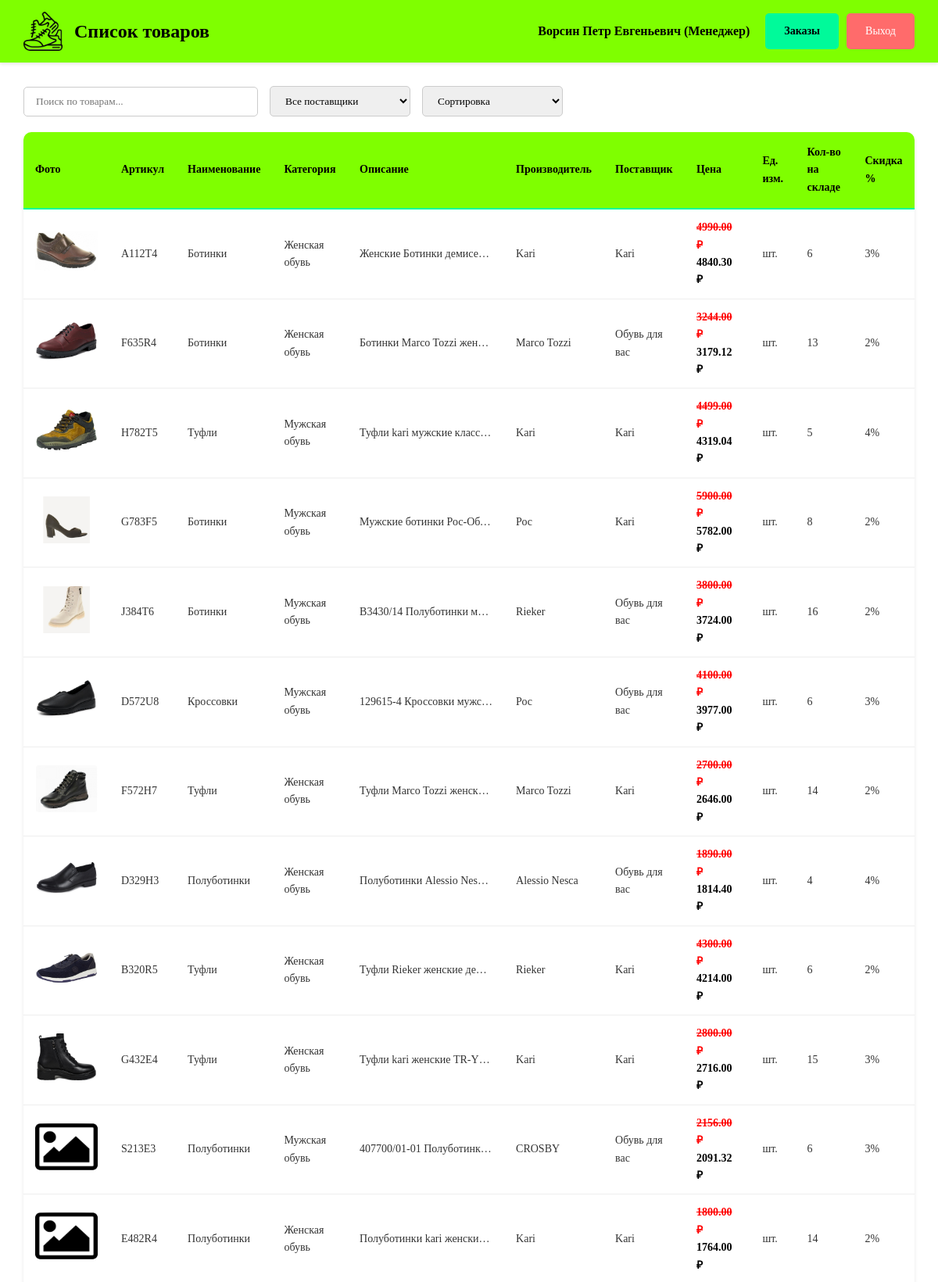
Screenshot of /products (signed in, upper part) with the database file from the repository.
### tables this page shows
CREATE TABLE products (
            id INTEGER PRIMARY KEY AUTOINCREMENT,
            article TEXT NOT NULL UNIQUE,
            name TEXT NOT NULL,
            unit TEXT NOT NULL,
            price REAL NOT NULL,
            supplier_id INTEGER NOT NULL,
            manufacturer_id INTEGER NOT NULL,
            category_id INTEGER NOT NULL,
            discount INTEGER DEFAULT 0,
            stock_quantity INTEGER DEFAULT 0,
            description TEXT,
            photo_path TEXT,
            FOREIGN KEY (supplier_id) REFERENCES suppliers(id),
            FOREIGN KEY (manufacturer_id) REFERENCES manufacturers(id),
            FOREIGN KEY (category_id) REFERENCES categories(id)
        );

CREATE TABLE categories (
            id INTEGER PRIMARY KEY AUTOINCREMENT,
            name TEXT NOT NULL UNIQUE
        );

CREATE TABLE manufacturers (
            id INTEGER PRIMARY KEY AUTOINCREMENT,
            name TEXT NOT NULL UNIQUE
        );

CREATE TABLE suppliers (
            id INTEGER PRIMARY KEY AUTOINCREMENT,
            name TEXT NOT NULL UNIQUE
        );

### app.py (the view, shortened to what this page needs)
@app.route('/products')
def products():
    if 'role' not in session:
        return redirect(url_for('login'))
    role = session['role']
    search = request.args.get('search', '')
    supplier_filter = request.args.get('supplier', '')
    sort = request.args.get('sort', '')
    conn = get_db_connection()
    suppliers = conn.execute("SELECT * FROM suppliers ORDER BY name").fetchall()
    query = '''
        SELECT p.*, s.name as supplier_name, m.name as manufacturer_name, c.name as category_name
        FROM products p
        JOIN suppliers s ON p.supplier_id = s.id
        JOIN manufacturers m ON p.manufacturer_id = m.id
        JOIN categories c ON p.category_id = c.id
        WHERE 1=1
    '''
    params = []
    if role in ['Менеджер', 'Администратор'] and supplier_filter:
        query += " AND p.supplier_id = ?"
        params.append(supplier_filter)
    if role in ['Менеджер', 'Администратор']:
        if sort == 'stock_asc':
            query += " ORDER BY p.stock_quantity ASC"
        elif sort == 'stock_desc':
            query += " ORDER BY p.stock_quantity DESC"
        else:
            query += " ORDER BY p.id"
    else:
        query += " ORDER BY p.id"
    products = conn.execute(query, params).fetchall()
    conn.close()
    return render_template('products.html',
                         products=products,
                         suppliers=suppliers,
                         search=search,
                         supplier_filter=supplier_filter,
                         sort=sort)

### app.py (called while the page is built)
def get_db_connection():
    conn = sqlite3.connect('shoe_store.db')
    conn.row_factory = sqlite3.Row
    return conn

### templates/products.html (shortened to what this page needs)
{% extends "base.html" %}
{% block content %}
<div class="main-container">
    <header class="main-header">
        <div class="header-left">
            <img src="{{ url_for('static', filename='images/Icon.png') }}" alt="Логотип" class="header-logo">
            <h1>Список товаров</h1>
        </div>
        <div class="header-right">
            <span class="user-info">{{ session.user_name }} ({{ session.role }})</span>
            <div class="header-buttons">
                {% if session.role in ['Менеджер', 'Администратор'] %}
                    <a href="{{ url_for('orders') }}" class="btn btn-accent">Заказы</a>
                {% endif %}
                <a href="{{ url_for('logout') }}" class="btn btn-logout">Выход</a>
            </div>
        </div>
    </header>
    <div class="content-area">
        {% if session.role in ['Менеджер', 'Администратор'] %}
        <div class="filters-section">
            <div class="search-box">
                <input type="text" id="searchInput" placeholder="Поиск по товарам..." value="{{ search }}">
            </div>
            <div class="filter-box">
                <select id="supplierFilter">
                    <option value="">Все поставщики</option>
                </select>
            </div>
            <div class="sort-box">
                <select id="sortSelect">
                    <option value="">Сортировка</option>
                </select>
            </div>
        </div>
        {% endif %}
        <div class="table-container">
            <table class="products-table">
                <thead>
                    <tr>
                        <th>Фото</th>
                        <th>Артикул</th>
                        <th>Наименование</th>
                        <th>Категория</th>
                        <th>Описание</th>
                        <th>Производитель</th>
                        <th>Поставщик</th>
                        <th>Цена</th>
                        <th>Ед. изм.</th>
                        <th>Кол-во на складе</th>
                        <th>Скидка %</th>
                    </tr>
                </thead>
                <tbody>
                    {% for product in products %}
                        {% set row_class = '' %}
                        {% if product.discount > 15 %}
                            {% set row_class = 'discount-high' %}
                        {% elif product.stock_quantity == 0 %}
                            {% set row_class = 'out-of-stock' %}
                        {% endif %}
                        <tr class="{{ row_class }}">
                            <td>
                                <img src="{{ url_for('static', filename='images/' + product.photo_path) }}"
                                     alt="{{ product.name }}"
                                     class="product-image"
                                     onerror="this.src='{{ url_for('static', filename='images/picture.png') }}'">
                            </td>
                            <td>{{ product.article }}</td>
                            <td>{{ product.name }}</td>
                            <td>{{ product.category_name }}</td>
                            <td class="description-cell">{{ product.description }}</td>
                            <td>{{ product.manufacturer_name }}</td>
                            <td>{{ product.supplier_name }}</td>
                            <td class="price-cell">
                                {% if product.discount > 0 %}
                                    <span class="old-price">{{ "%.2f"|format(product.price) }} ₽</span>
                                    <span class="new-price">{{ "%.2f"|format(product.price * (1 - product.discount/100)) }} ₽</span>
                                {% else %}
                                    {{ "%.2f"|format(product.price) }} ₽
                                {% endif %}
                            </td>
                            <td>{{ product.unit }}</td>
                            <td>{{ product.stock_quantity }}</td>
                            <td>{{ product.discount }}%</td>
                        </tr>
                    {% endfor %}
                </tbody>
            </table>
        </div>
    </div>
</div>
{% endblock %}

### templates/base.html (shortened to what this page needs)
<!DOCTYPE html>
<html lang="ru">
<head>
    <link rel="stylesheet" href="{{ url_for('static', filename='css/style.css') }}">
</head>
<body>
    {% block content %}{% endblock %}
</body>
</html>

### static/css/style.css (style rules this page uses)
* { margin: 0; padding: 0; box-sizing: border-box; }
body { font-family: 'Times New Roman', Times, serif; background-color: #FFFFFF; color: #333; line-height: 1.6; }
.btn { display: inline-block; padding: 12px 24px; border: none; border-radius: 5px; cursor: pointer; font-family: 'Times New Roman', Times, serif; font-size: 14px; text-decoration: none; text-align: center; transition: all 0.3s ease; }
.btn-accent { background-color: #00FA9A; color: #000; font-weight: bold; }
.btn-logout { background-color: #ff6b6b; color: #fff; }
.main-container { min-height: 100vh; background-color: #FFFFFF; }
.main-header { background-color: #7FFF00; padding: 15px 30px; display: flex; justify-content: space-between; align-items: center; box-shadow: 0 2px 4px rgba(0, 0, 0, 0.1); }
.header-left { display: flex; align-items: center; gap: 15px; }
.header-logo { width: 50px; height: 50px; object-fit: contain; }
.header-left h1 { font-size: 24px; color: #000; font-weight: bold; }
.header-right { display: flex; align-items: center; gap: 20px; }
.user-info { font-weight: bold; color: #000; }
.header-buttons { display: flex; gap: 10px; }
.content-area { padding: 30px; }
.filters-section { display: flex; gap: 15px; margin-bottom: 20px; flex-wrap: wrap; align-items: center; }
.search-box input { padding: 10px 15px; border: 1px solid #ccc; border-radius: 5px; width: 300px; font-family: 'Times New Roman', Times, serif; }
.filter-box select, .sort-box select { padding: 10px 15px; border: 1px solid #ccc; border-radius: 5px; font-family: 'Times New Roman', Times, serif; min-width: 180px; }
.table-container { overflow-x: auto; background-color: #fff; border-radius: 10px; box-shadow: 0 2px 4px rgba(0, 0, 0, 0.1); }
.products-table, .orders-table { width: 100%; border-collapse: collapse; font-size: 14px; }
.products-table th, .orders-table th { background-color: #7FFF00; color: #000; padding: 15px; text-align: left; font-weight: bold; border-bottom: 2px solid #00FA9A; }
.products-table td, .orders-table td { padding: 12px 15px; border-bottom: 1px solid #eee; }
.product-image { width: 80px; height: 60px; object-fit: cover; border-radius: 5px; }
.price-cell { font-weight: bold; }
.old-price { text-decoration: line-through; color: #ff0000; margin-right: 10px; }
.new-price { color: #000; }
.description-cell { max-width: 200px; overflow: hidden; text-overflow: ellipsis; white-space: nowrap; }

### rows the page displays
products: photo_path (picture), article "А112Т4", name "Ботинки", category_name "Женская обувь", description "Женские Ботинки демисе…", manufacturer_name "Kari", supplier_name "Kari", price "4990.00", product.price*(1-product.discount/100) "4840.30", unit "шт.", stock_quantity "6", discount "3"
products: photo_path (picture), article "F635R4", name "Ботинки", category_name "Женская обувь", description "Ботинки Marco Tozzi жен…", manufacturer_name "Marco Tozzi", supplier_name "Обувь для вас", price "3244.00", product.price*(1-product.discount/100) "3179.12", unit "шт.", stock_quantity "13", discount "2"
products: photo_path (picture), article "H782T5", name "Туфли", category_name "Мужская обувь", description "Туфли kari мужские класс…", manufacturer_name "Kari", supplier_name "Kari", price "4499.00", product.price*(1-product.discount/100) "4319.04", unit "шт.", stock_quantity "5", discount "4"
products: photo_path (picture), article "G783F5", name "Ботинки", category_name "Мужская обувь", description "Мужские ботинки Рос-Об…", manufacturer_name "Рос", supplier_name "Kari", price "5900.00", product.price*(1-product.discount/100) "5782.00", unit "шт.", stock_quantity "8", discount "2"
products: photo_path (picture), article "J384T6", name "Ботинки", category_name "Мужская обувь", description "B3430/14 Полуботинки м…", manufacturer_name "Rieker", supplier_name "Обувь для вас", price "3800.00", product.price*(1-product.discount/100) "3724.00", unit "шт.", stock_quantity "16", discount "2"
products: photo_path (picture), article "D572U8", name "Кроссовки", category_name "Мужская обувь", description "129615-4 Кроссовки муж…", manufacturer_name "Рос", supplier_name "Обувь для вас", price "4100.00", product.price*(1-product.discount/100) "3977.00", unit "шт.", stock_quantity "6", discount "3"
products: photo_path (picture), article "F572H7", name "Туфли", category_name "Женская обувь", description "Туфли Marco Tozzi женск…", manufacturer_name "Marco Tozzi", supplier_name "Kari", price "2700.00", product.price*(1-product.discount/100) "2646.00", unit "шт.", stock_quantity "14", discount "2"
products: photo_path (picture), article "D329H3", name "Полуботинки", category_name "Женская обувь", description "Полуботинки Alessio Nes…", manufacturer_name "Alessio Nesca", supplier_name "Обувь для вас", price "1890.00", product.price*(1-product.discount/100) "1814.40", unit "шт.", stock_quantity "4", discount "4"
products: photo_path (picture), article "B320R5", name "Туфли", category_name "Женская обувь", description "Туфли Rieker женские де…", manufacturer_name "Rieker", supplier_name "Kari", price "4300.00", product.price*(1-product.discount/100) "4214.00", unit "шт.", stock_quantity "6", discount "2"
products: photo_path (picture), article "G432E4", name "Туфли", category_name "Женская обувь", description "Туфли kari женские TR-Y…", manufacturer_name "Kari", supplier_name "Kari", price "2800.00", product.price*(1-product.discount/100) "2716.00", unit "шт.", stock_quantity "15", discount "3"
products: photo_path (picture), article "S213E3", name "Полуботинки", category_name "Мужская обувь", description "407700/01-01 Полуботинк…", manufacturer_name "CROSBY", supplier_name "Обувь для вас", price "2156.00", product.price*(1-product.discount/100) "2091.32", unit "шт.", stock_quantity "6", discount "3"
products: photo_path (picture), article "E482R4", name "Полуботинки", category_name "Женская обувь", description "Полуботинки kari женски…", manufacturer_name "Kari", supplier_name "Kari", price "1800.00", product.price*(1-product.discount/100) "1764.00", unit "шт.", stock_quantity "14", discount "2"

### other values shown
{{ session.user_name }} "Ворсин Петр Евгеньевич"
{{ session.role }} "Менеджер"
